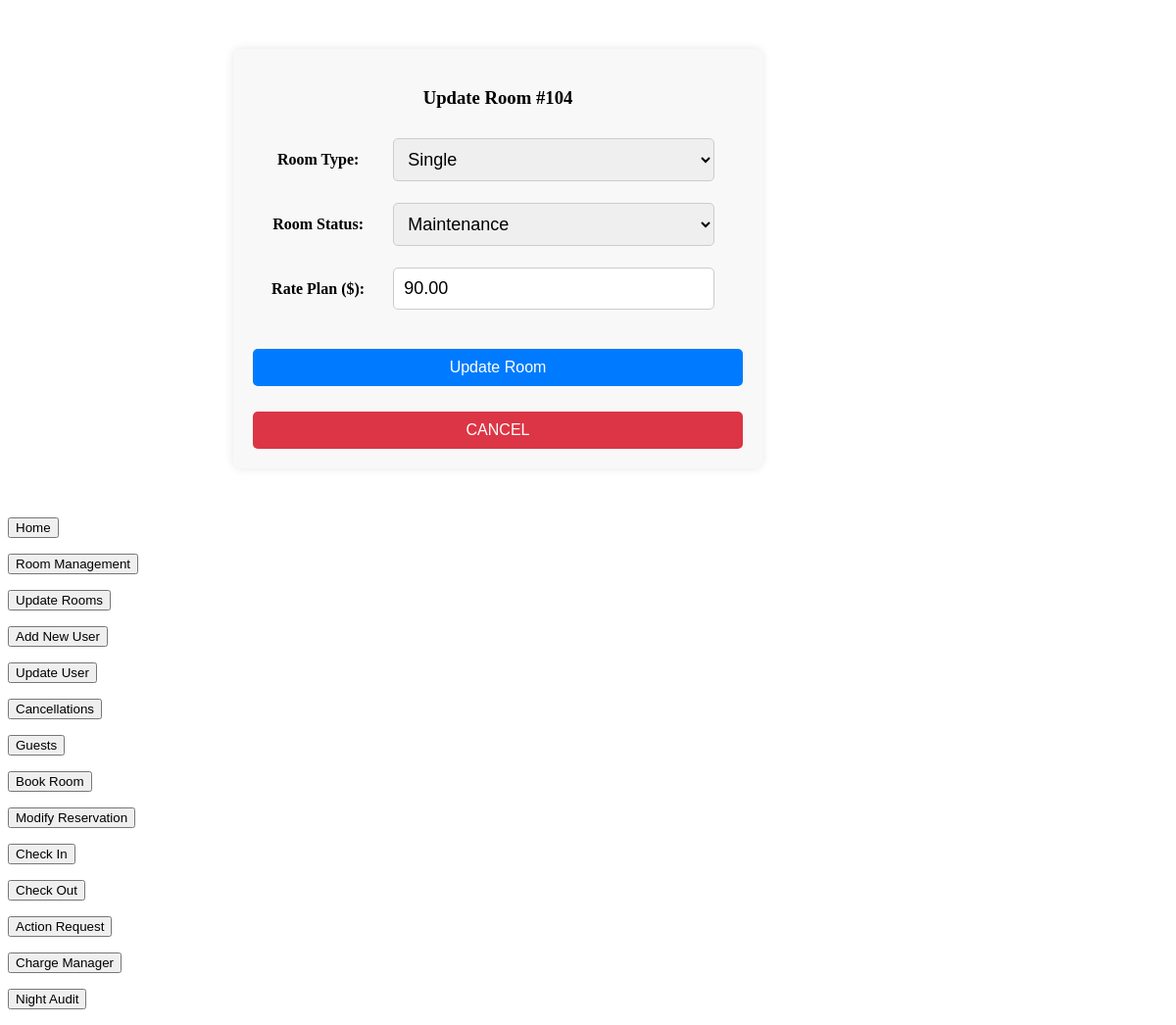
/Website/homepage/Homepage-Type/Admin/admin_homepage.php?update_room_id=104, run on an earlier commit of the app's database.
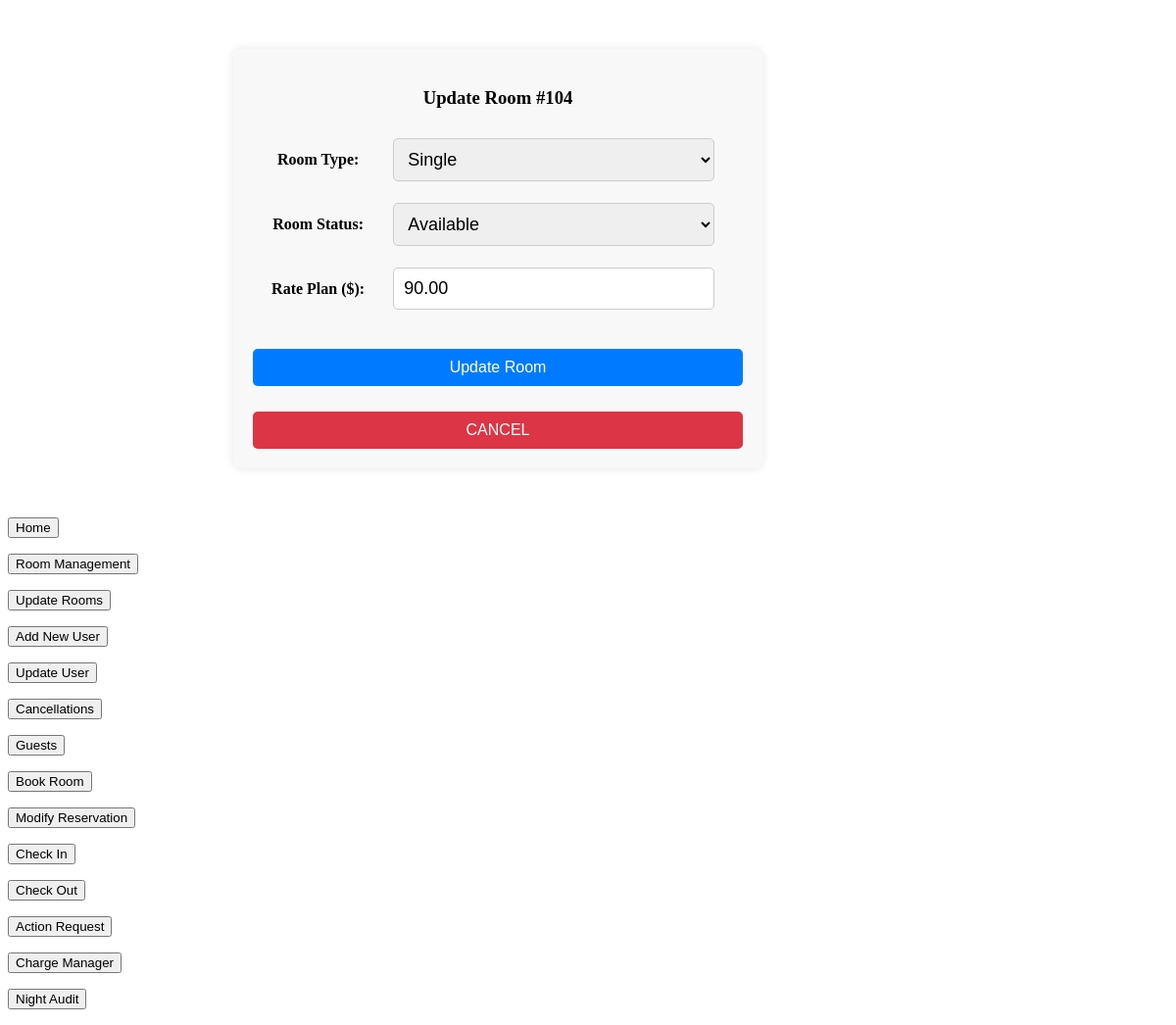
And on a later commit of the database.
### tables this page shows
CREATE TABLE rooms (
    room_num INT AUTO_INCREMENT PRIMARY KEY,
    room_type VARCHAR(50) NOT NULL,  
    room_status VARCHAR(50) NOT NULL DEFAULT 'Available',  
    rate_plan DECIMAL(10, 2) NOT NULL
);

### Website/homepage/Homepage-Type/Admin/update_rooms.php (the view, shortened to what this page needs)
<?php
require_once('../../Website/inc/db_connect.php');
$room_num = filter_input(INPUT_GET, 'update_room_id', FILTER_VALIDATE_INT);
$room = null;
if ($room_num) {
    $queryRoom = "
    SELECT
        room_num,
        room_type,
        room_status,
        rate_plan
    FROM
        rooms
    WHERE room_num = :room_num
    ";
    $stmtRoom = $db->prepare($queryRoom);
    $stmtRoom->bindValue(':room_num', $room_num);
    $stmtRoom->execute();
    $room = $stmtRoom->fetch();
}
?>
<?php if ($room): ?>
<div class="form-container">
    <h3>Update Room #<?php echo htmlspecialchars($room_num); ?></h3>
    <form method="post" id="update_room_form">
        <table>
            <tr>
                <th>Room Type:</th>
                <td>
                    <select name="room_type" required>
                        <option value="Single" <?php echo (strtolower($room["room_type"]) === "single") ? "selected" : ""; ?>>Single</option>
                    </select>
                </td>
            </tr>
            <tr>
                <th>Room Status:</th>
                <td>
                    <select name="room_status" required>
                        <option value="Available" <?php echo (strtolower($room["room_status"]) === "available") ? "selected" : ""; ?>>Available</option>
                        <option value="Maintenance" <?php echo (strtolower($room["room_status"]) === "maintenance") ? "selected" : ""; ?>>Maintenance</option>
                    </select>
                </td>
            </tr>
            <tr>
                <th>Rate Plan ($):</th>
                <td><input type="number" step="0.01" name="rate_plan" value="<?php echo htmlspecialchars($room["rate_plan"]); ?>" required></td>
            </tr>
        </table>
        <br>
        <input type="submit" name="update_room" value="Update Room">
    </form>
    <button onclick="window.location.href='homepage.php?modroomy=0';">CANCEL</button>
</div>
<?php else: ?>
<p style="color:red;">Room not found.</p>
<?php endif; ?>

What changed in the data, as far as the page shows it:
changed rooms "Single": room_status "Maintenance" → (not shown)
Also different on the page:
form field room_status: (not shown) → "Available"
